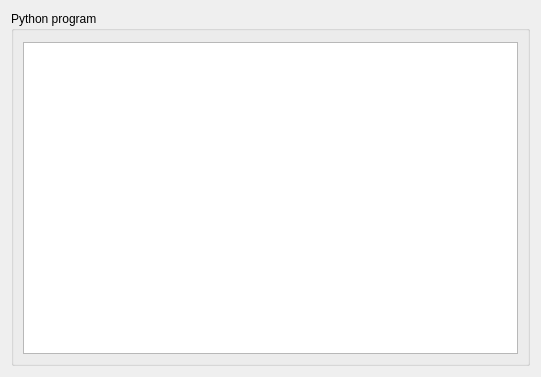
<?xml version="1.0" encoding="UTF-8"?>
<ui version="4.0">
 <class>pqPythonViewOptions</class>
 <widget class="QWidget" name="pqPythonViewOptions">
  <property name="geometry">
   <rect>
    <x>0</x>
    <y>0</y>
    <width>541</width>
    <height>377</height>
   </rect>
  </property>
  <property name="windowTitle">
   <string>Dialog</string>
  </property>
  <layout class="QVBoxLayout" name="verticalLayout">
   <item>
    <widget class="QGroupBox" name="groupBox">
     <property name="title">
      <string>Python program</string>
     </property>
     <layout class="QGridLayout" name="gridLayout_4">
      <property name="topMargin">
       <number>5</number>
      </property>
      <item row="1" column="0">
       <widget class="QWidget" name="widget" native="true">
        <layout class="QHBoxLayout" name="horizontalLayout_2">
         <property name="margin">
          <number>0</number>
         </property>
        </layout>
       </widget>
      </item>
      <item row="2" column="0">
       <widget class="QTextEdit" name="PythonScriptTextEdit">
        <property name="sizePolicy">
         <sizepolicy hsizetype="Expanding" vsizetype="Expanding">
          <horstretch>0</horstretch>
          <verstretch>0</verstretch>
         </sizepolicy>
        </property>
        <property name="font">
         <font>
          <family>Courier</family>
         </font>
        </property>
        <property name="acceptRichText">
         <bool>false</bool>
        </property>
       </widget>
      </item>
     </layout>
    </widget>
   </item>
  </layout>
 </widget>
 <resources/>
 <connections/>
</ui>
